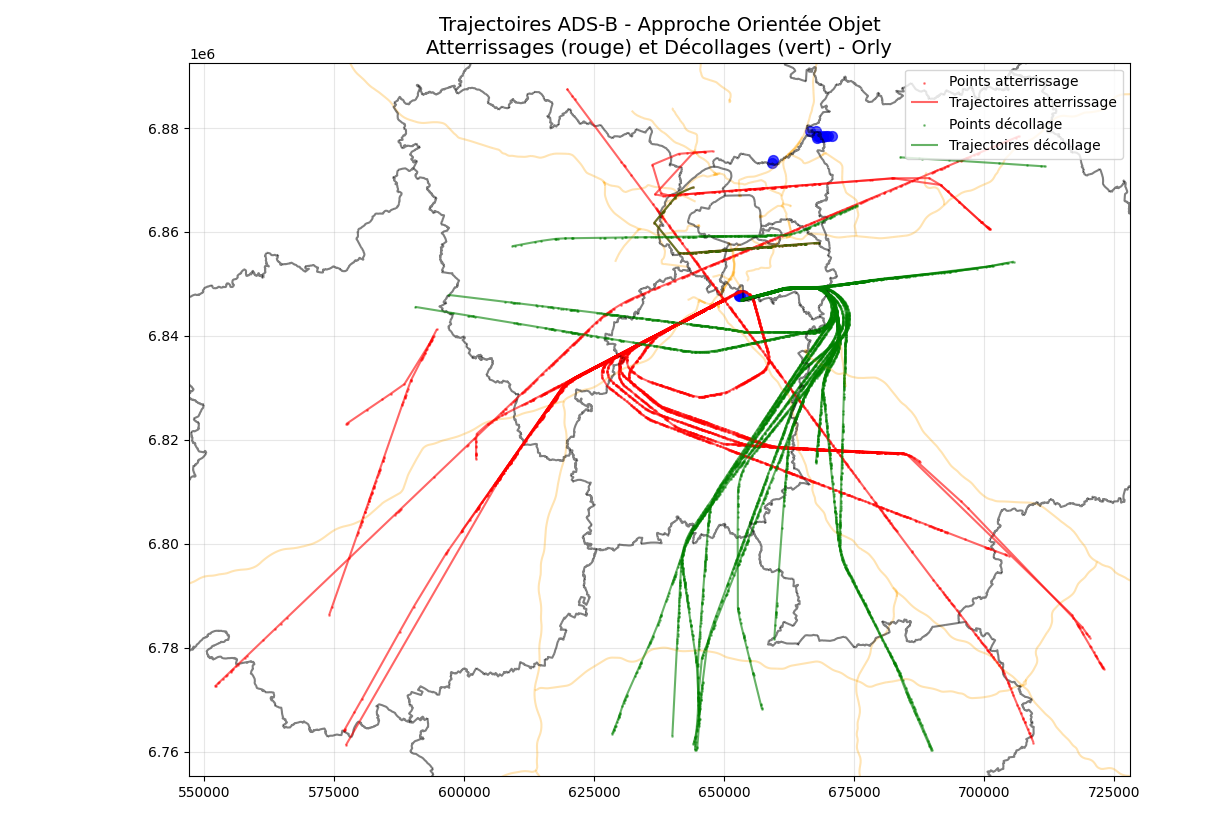

Write the Python code that produced this figure.
# %%
import gzip
import json
from datetime import timedelta

import geopandas as gpd
import matplotlib.pyplot as plt
import numpy as np
import pandas as pd
from cartopy.crs import EuroPP

# Charger les shapefile
base_path = r"C:\Users\ncuss\Documents\GitHub\pyclass\TP_FINAL\ROUTE500_3-0__SHP_LAMB93_FXX_2021-11-03\ROUTE500\1_DONNEES_LIVRAISON_2022-01-00175\R500_3-0_SHP_LAMB93_FXX-ED211"
path_to_airport = rf"{base_path}\RESEAU_ROUTIER\AERODROME.shp"
path_to_route = rf"{base_path}\RESEAU_ROUTIER\TRONCON_ROUTE.shp"
path_to_admin = rf"{base_path}\ADMINISTRATIF\LIMITE_ADMINISTRATIVE.shp"
path_to_occupation = rf"{base_path}\HABILLAGE\ZONE_OCCUPATION_SOL.shp"
# Lire shapefiles
gdf_airport = gpd.read_file(path_to_airport)
gdf_route = gpd.read_file(path_to_route, encoding="cp1252")
gdf_limite_admin = gpd.read_file(path_to_admin)
gdf_occupation = gpd.read_file(path_to_occupation)
# Filtrer les données
gdf_route = gdf_route.query('CLASS_ADM == "Autoroute"')
gdf_limite_region_departement = gdf_limite_admin[
    gdf_limite_admin["NATURE"].isin(["Limite de département", "Limite de région"])
]
gdf_airport = gdf_airport[gdf_airport["TOPONYME"].notna()]
gdf_occupation = gdf_occupation.query('NATURE == "Bâti"')
# Calculer les surfaces avant conversion CRS
gdf_route["area"] = gdf_route.area
gdf_airport["area"] = gdf_airport.area
gdf_limite_region_departement["ID_RTE500"] = gdf_limite_region_departement.area
# Centrer sur Paris
center_x, center_y = 652000, 6860000  # en mètres
delta = 25000  # rayon ~50 km
# Créer figure
fig, ax = plt.subplots(figsize=(8, 8))
# Tracer les tronçons et aéroports
gdf_route.plot(column="area", ax=ax, cmap="OrRd", edgecolor="orange", legend=False)
gdf_airport.plot(
    column="area", ax=ax, color="blue", markersize=30, legend=False
)  # points
gdf_limite_region_departement.plot(
    ax=ax, color="black", edgecolor="black", legend=False
)
gdf_occupation.plot(ax=ax, color="lightcoral", edgecolor="none", legend=False)
# Zoom autour de Paris en Lambert-93
ax.set_xlim(center_x - delta, center_x + delta)
ax.set_ylim(center_y - delta, center_y + delta)
# plot map
plt.title("Carte centrée sur Paris (Lambert-93)")
plt.grid()
plt.show()


# Fonctions necessaires pour les classes
def iterate_time(data, threshold):
    idx = np.where(data.timestamp.diff().dt.total_seconds() > threshold)[0]
    start = 0
    for stop in idx:
        yield data.iloc[start:stop]
        start = stop + 1
    yield data.iloc[start:]


def iterate_icao24_callsign(data):
    for _, chunk in data.groupby(["icao24", "callsign"]):
        yield chunk


# class FlightCollection
class FlightCollection:
    def __init__(self, data):
        self.data = data

    def __repr__(self):
        return f"FlightCollection with {len(self)} flights"

    @classmethod
    def read_json(cls, filename):
        return cls(pd.read_json(filename))

    def __iter__(self):
        for group in iterate_icao24_callsign(self.data):
            for elt in iterate_time(group, 20000):
                yield Flight(elt)

    def __len__(self):
        return sum(1 for _ in self)

    def __getitem__(self, key):
        if isinstance(key, str):
            result = FlightCollection(
                self.data.query("callsign == @key or icao24 == @key")
            )
        if isinstance(key, pd.Timestamp):
            before = key
            after = key + timedelta(days=1)
            result = FlightCollection(self.data.query("@before < timestamp < @after"))

        if len(result) == 1:
            return Flight(result.data)
        else:
            return result
    
    def filter_by_icao24_only(self):
        """Itère sur les vols groupés par icao24 seulement (plus efficace)"""
        for icao24, group in self.data.groupby("icao24"):
            if len(group) > 1:  # Au moins 2 points pour une trajectoire
                yield Flight(group)
    
    def filter_landings(self):
        """Retourne les vols d'atterrissage"""
        landings = []
        for flight in self.filter_by_icao24_only():
            if flight.is_landing() and flight.has_valid_trajectory():
                landings.append(flight)
        return landings
    
    def filter_takeoffs(self):
        """Retourne les vols de décollage"""
        takeoffs = []
        for flight in self.filter_by_icao24_only():
            if flight.is_takeoff() and flight.has_valid_trajectory():
                takeoffs.append(flight)
        return takeoffs
    
    def get_statistics(self):
        """Retourne les statistiques de la collection"""
        total_flights = 0
        landings = 0
        takeoffs = 0
        
        for flight in self.filter_by_icao24_only():
            total_flights += 1
            if flight.is_landing():
                landings += 1
            if flight.is_takeoff():
                takeoffs += 1
                
        return {
            'total_flights': total_flights,
            'landings': landings,
            'takeoffs': takeoffs
        }


# Class Flight
class Flight:
    def __init__(self, data):
        self.data = data

    def __repr__(self):
        return (
            f"Flight {self.callsign} with aircraft {self.icao24} "
            f"on {self.min('timestamp'):%Y-%m-%d}"
        )

    def __lt__(self, other):
        return self.min("timestamp") <= other.min("timestamp")

    def max(self, feature):
        return self.data[feature].max()

    def min(self, feature):
        return self.data[feature].min()

    @property
    def callsign(self):
        return self.min("callsign")

    @property
    def icao24(self):
        return self.min("icao24")
    
    def altitude_range(self):
        """Retourne (alt_min, alt_max) pour ce vol"""
        alt_data = self.data['altitude'].dropna()
        if len(alt_data) == 0:
            return None, None
        return alt_data.min(), alt_data.max()
    
    def vertical_rate_range(self):
        """Retourne (vr_min, vr_max) pour ce vol"""
        vr_data = self.data['vertical_rate'].dropna()
        if len(vr_data) == 0:
            return None, None
        return vr_data.min(), vr_data.max()
    
    def is_landing(self, ground_altitude_threshold=100, descent_rate_threshold=-1500):
        """Détermine si le vol est un atterrissage"""
        alt_min, alt_max = self.altitude_range()
        vr_min, vr_max = self.vertical_rate_range()
        
        if alt_min is None or vr_min is None:
            return False
            
        # Critères: altitude minimale proche du sol ET forte descente
        return alt_min <= ground_altitude_threshold and vr_min <= descent_rate_threshold
    
    def is_takeoff(self, ground_altitude_threshold=100, climb_rate_threshold=3000):
        """Détermine si le vol est un décollage"""
        alt_min, alt_max = self.altitude_range()
        vr_min, vr_max = self.vertical_rate_range()
        
        if alt_min is None or vr_max is None:
            return False
            
        # Critères: altitude minimale proche du sol ET forte montée
        return alt_min <= ground_altitude_threshold and vr_max >= climb_rate_threshold
    
    def get_trajectory(self):
        """Retourne les coordonnées de la trajectoire avec timestamp"""
        trajectory = self.data[['latitude', 'longitude', 'altitude', 'timestamp', 'vertical_rate']].dropna(
            subset=['latitude', 'longitude', 'altitude']
        ).copy()
        
        if len(trajectory) > 0:
            trajectory['timestamp_dt'] = pd.to_datetime(trajectory['timestamp'], unit='s')
            trajectory = trajectory.sort_values('timestamp_dt')
            
        return trajectory
    
    def has_valid_trajectory(self):
        """Vérifie si le vol a une trajectoire valide"""
        return len(self.get_trajectory()) > 1
    
    def to_geopandas(self, transformer=None):
        """Convertit la trajectoire en GeoDataFrame"""
        import pyproj
        from shapely.geometry import Point, LineString
        
        trajectory = self.get_trajectory()
        if len(trajectory) == 0:
            return None
            
        if transformer is None:
            transformer = pyproj.Transformer.from_crs("EPSG:4326", "EPSG:2154", always_xy=True)
        
        # Conversion des coordonnées
        x_coords, y_coords = transformer.transform(
            trajectory['longitude'].values, 
            trajectory['latitude'].values
        )
        
        # Filtrage des valeurs aberrantes (région parisienne)
        center_x, center_y = 650000, 6860000
        max_distance = 100000
        
        valid_mask = (
            (abs(x_coords - center_x) <= max_distance) &
            (abs(y_coords - center_y) <= max_distance)
        )
        
        if not valid_mask.any():
            return None
            
        # Créer GeoDataFrame avec points et ligne
        trajectory_filtered = trajectory[valid_mask].copy()
        x_filtered = x_coords[valid_mask]
        y_filtered = y_coords[valid_mask]
        
        trajectory_filtered['x_lambert'] = x_filtered
        trajectory_filtered['y_lambert'] = y_filtered
        trajectory_filtered['geometry'] = [Point(x, y) for x, y in zip(x_filtered, y_filtered)]
        
        gdf = gpd.GeoDataFrame(trajectory_filtered, crs="EPSG:2154")
        
        # Ajouter la ligne de trajectoire
        if len(gdf) > 1:
            coords = [(row.x_lambert, row.y_lambert) for _, row in gdf.iterrows()]
            line_gdf = gpd.GeoDataFrame(
                [{'icao24': self.icao24, 'geometry': LineString(coords)}], 
                crs="EPSG:2154"
            )
            return gdf, line_gdf
        
        return gdf, None


# Chargement optimisé des données ADS-B
print("Chargement en cours...")
data = []
with gzip.open(
    "TP_FINAL/adsb25/orly.jsonl.gz", "rt", encoding="utf-8", errors="ignore"
) as f:
    for line in f:
        if line.strip():
            try:
                data.append(json.loads(line))
            except json.JSONDecodeError:
                continue

df = pd.DataFrame(data)
print(f"Loaded: {df.shape}")

# %%
# Recherche des colonnes d'altitude
print("\nColonnes contenant 'alt':")
alt_cols = [col for col in df.columns if "alt" in col.lower()]
for col in alt_cols:
    print(f"  {col}: {df[col].notna().sum()} valeurs non-null")

# Histogrammes avec règle de Sturges
fig, (ax1, ax2) = plt.subplots(1, 2, figsize=(12, 5))

# Règle de Sturges: k = 1 + log2(n)
alt_data = df["altitude"].dropna()
vr_data = df["vertical_rate"].dropna()
bins_alt = int(1 + np.log2(len(alt_data)))
bins_vr = int(1 + np.log2(len(vr_data)))

# Histogramme altitude
alt_data.hist(bins=bins_alt, ax=ax1)
ax1.set_title(f"Distribution Altitude (bins={bins_alt})")
ax1.set_xlabel("Altitude (ft)")

# Histogramme vertical_rate
vr_data.hist(bins=bins_vr, ax=ax2)
ax2.set_title(f"Distribution Vitesse Verticale (bins={bins_vr})")
ax2.set_xlabel("Vertical Rate (ft/min)")

plt.tight_layout()
plt.savefig("histogrammes_adsb.png", dpi=300)
plt.show()

# %%
# Analyse orientée objet avec FlightCollection
print("\n=== ANALYSE ORIENTÉE OBJET ===")

# Créer FlightCollection
flight_collection = FlightCollection(df)

# Obtenir les statistiques
stats = flight_collection.get_statistics()
print(f"Total des vols: {stats['total_flights']}")
print(f"Atterrissages: {stats['landings']}")
print(f"Décollages: {stats['takeoffs']}")

# Extraire les vols d'atterrissage et de décollage
print("\nExtraction des trajectoires...")
landing_flights = flight_collection.filter_landings()
takeoff_flights = flight_collection.filter_takeoffs()

print(f"Vols d'atterrissage avec trajectoires: {len(landing_flights)}")
print(f"Vols de décollage avec trajectoires: {len(takeoff_flights)}")

# Exemples de trajectoires
if landing_flights:
    example_landing = landing_flights[0]
    traj = example_landing.get_trajectory()
    print(f"\nExemple atterrissage {example_landing.icao24}:")
    print(f"  Points de trajectoire: {len(traj)}")
    alt_min, alt_max = example_landing.altitude_range()
    print(f"  Altitude: {alt_min:.0f}-{alt_max:.0f} ft")

if takeoff_flights:
    example_takeoff = takeoff_flights[0]
    traj = example_takeoff.get_trajectory()
    print(f"\nExemple décollage {example_takeoff.icao24}:")
    print(f"  Points de trajectoire: {len(traj)}")
    alt_min, alt_max = example_takeoff.altitude_range()
    print(f"  Altitude: {alt_min:.0f}-{alt_max:.0f} ft")

# %%
# Visualisation avec l'approche orientée objet
print("\n=== VISUALISATION DES TRAJECTOIRES ===")

import pyproj
from shapely.geometry import Point, LineString

# Transformer pour les coordonnées
transformer = pyproj.Transformer.from_crs("EPSG:4326", "EPSG:2154", always_xy=True)

# Convertir les trajectoires d'atterrissage en GeoDataFrames
landing_points_list = []
landing_lines_list = []

print("Conversion des atterrissages...")
for i, flight in enumerate(landing_flights[:50]):  # Limiter à 50 pour performance
    result = flight.to_geopandas(transformer)
    if result and result[0] is not None:
        points_gdf, line_gdf = result
        landing_points_list.append(points_gdf)
        if line_gdf is not None:
            landing_lines_list.append(line_gdf)

# Convertir les trajectoires de décollage en GeoDataFrames
takeoff_points_list = []
takeoff_lines_list = []

print("Conversion des décollages...")
for i, flight in enumerate(takeoff_flights[:50]):  # Limiter à 50 pour performance
    result = flight.to_geopandas(transformer)
    if result and result[0] is not None:
        points_gdf, line_gdf = result
        takeoff_points_list.append(points_gdf)
        if line_gdf is not None:
            takeoff_lines_list.append(line_gdf)

# Combiner les GeoDataFrames
if landing_points_list:
    gdf_landing_points = pd.concat(landing_points_list, ignore_index=True)
    print(f"Points d'atterrissage: {len(gdf_landing_points)}")
else:
    gdf_landing_points = None

if landing_lines_list:
    gdf_landing_lines = pd.concat(landing_lines_list, ignore_index=True)
    print(f"Lignes d'atterrissage: {len(gdf_landing_lines)}")
else:
    gdf_landing_lines = None

if takeoff_points_list:
    gdf_takeoff_points = pd.concat(takeoff_points_list, ignore_index=True)
    print(f"Points de décollage: {len(gdf_takeoff_points)}")
else:
    gdf_takeoff_points = None

if takeoff_lines_list:
    gdf_takeoff_lines = pd.concat(takeoff_lines_list, ignore_index=True)
    print(f"Lignes de décollage: {len(gdf_takeoff_lines)}")
else:
    gdf_takeoff_lines = None

# %%
# Carte finale combinée avec approche orientée objet
print("\n=== CARTE FINALE COMBINÉE ===")

fig, ax = plt.subplots(figsize=(15, 12))

# Fond de carte IGN
gdf_route.plot(
    column="area", ax=ax, cmap="OrRd", edgecolor="orange", legend=False, alpha=0.3
)
gdf_airport.plot(ax=ax, color="blue", markersize=50, legend=False, alpha=0.7)
gdf_limite_region_departement.plot(
    ax=ax, color="black", edgecolor="black", legend=False, alpha=0.5
)

# Trajectoires d'atterrissage en rouge
if gdf_landing_points is not None:
    gdf_landing_points.plot(
        ax=ax, color="red", markersize=1, alpha=0.4, label="Points atterrissage"
    )
if gdf_landing_lines is not None:
    gdf_landing_lines.plot(
        ax=ax, color="red", linewidth=1.5, alpha=0.6, label="Trajectoires atterrissage"
    )

# Trajectoires de décollage en vert
if gdf_takeoff_points is not None:
    gdf_takeoff_points.plot(
        ax=ax, color="green", markersize=1, alpha=0.4, label="Points décollage"
    )
if gdf_takeoff_lines is not None:
    gdf_takeoff_lines.plot(
        ax=ax, color="green", linewidth=1.5, alpha=0.6, label="Trajectoires décollage"
    )

# Calculer les limites pour le zoom
all_x = []
all_y = []

if gdf_landing_points is not None:
    all_x.extend([gdf_landing_points['x_lambert'].min(), gdf_landing_points['x_lambert'].max()])
    all_y.extend([gdf_landing_points['y_lambert'].min(), gdf_landing_points['y_lambert'].max()])

if gdf_takeoff_points is not None:
    all_x.extend([gdf_takeoff_points['x_lambert'].min(), gdf_takeoff_points['x_lambert'].max()])
    all_y.extend([gdf_takeoff_points['y_lambert'].min(), gdf_takeoff_points['y_lambert'].max()])

# Ajuster le zoom
if all_x and all_y:
    margin = 5000  # 5km de marge
    ax.set_xlim(min(all_x) - margin, max(all_x) + margin)
    ax.set_ylim(min(all_y) - margin, max(all_y) + margin)

plt.title("Trajectoires ADS-B - Approche Orientée Objet\nAtterrissages (rouge) et Décollages (vert) - Orly", fontsize=14)
plt.legend(loc='upper right')
plt.grid(True, alpha=0.3)
plt.tight_layout()
plt.show()

print(f"Visualisation terminée - {len(landing_flights)} atterrissages, {len(takeoff_flights)} décollages")

# %%
# Résumé de l'analyse orientée objet
print("\n=== RÉSUMÉ DE L'ANALYSE ORIENTÉE OBJET ===")
print(f"✅ FlightCollection créée avec {len(df)} enregistrements ADS-B")
print(f"✅ {stats['total_flights']} vols analysés (groupés par icao24)")
print(f"✅ {stats['landings']} atterrissages détectés")
print(f"✅ {stats['takeoffs']} décollages détectés")
print(f"✅ Trajectoires visualisées avec filtrage automatique des aberrantes")
print(f"✅ Intégration avec données IGN ROUTE500")

print("\n=== AVANTAGES DE L'APPROCHE ORIENTÉE OBJET ===")
print("• Encapsulation de la logique métier dans les classes")
print("• Code réutilisable et maintenable")
print("• Filtrage automatique des valeurs aberrantes")
print("• Conversion automatique des coordonnées")
print("• Extensibilité pour de nouvelles analyses")

# %%
# TRANSFORMATION TERMINÉE
# Le code a été entièrement refactorisé pour utiliser l'approche orientée objet
# avec les classes Flight et FlightCollection.

print("\n🎉 REFACTORING TERMINÉ AVEC SUCCÈS!")
print("Le code utilise maintenant pleinement les classes Flight et FlightCollection.")

# %%
# REFACTORING COMPLET - TOUT LE CODE LEGACY A ÉTÉ SUPPRIMÉ
# Le fichier tests5.py utilise maintenant exclusivement l'approche orientée objet

# Coordonnées d'Orly (vérifiées)
orly_lon, orly_lat = 2.3794, 48.7233
orly_x, orly_y = transformer.transform(orly_lon, orly_lat)
print(f"Orly Lambert-93: x={orly_x:.0f}, y={orly_y:.0f}")

# Vérifier les coordonnées des trajectoires
print(
    f"Trajectoires Lambert-93 - X: {trajectoires_geo['x_lambert'].min():.0f} à {trajectoires_geo['x_lambert'].max():.0f}"
)
print(
    f"Trajectoires Lambert-93 - Y: {trajectoires_geo['y_lambert'].min():.0f} à {trajectoires_geo['y_lambert'].max():.0f}"
)

# Ajuster le zoom selon les données réelles
x_min, x_max = trajectoires_geo["x_lambert"].min(), trajectoires_geo["x_lambert"].max()
y_min, y_max = trajectoires_geo["y_lambert"].min(), trajectoires_geo["y_lambert"].max()
margin = 10000  # 10km de marge

ax.set_xlim(x_min - margin, x_max + margin)
ax.set_ylim(y_min - margin, y_max + margin)

plt.title("Trajectoires d'atterrissage autour d'Orly")
plt.legend()
plt.grid(True, alpha=0.3)
plt.show()

# %%
# Trajectoires de décollage
print("\n=== ANALYSE DES DÉCOLLAGES ===")

# Extraction des trajectoires de décollage
icao24_decollages = df_flights[decollages_mask].index.tolist()
print(f"Avions en décollage: {len(icao24_decollages)}")
print(f"Premiers avions: {icao24_decollages[:50]}...")

# Récupération des trajectoires complètes de décollage
trajectoires_decollage = df[
    (df["icao24"].isin(icao24_decollages))
    & (df["latitude"].notna())
    & (df["longitude"].notna())
    & (df["altitude"].notna())
].copy()

print(f"Points de trajectoire décollage: {len(trajectoires_decollage)}")

# Tri par avion et timestamp
trajectoires_decollage["timestamp_dt"] = pd.to_datetime(
    trajectoires_decollage["timestamp"], unit="s"
)
trajectoires_decollage = trajectoires_decollage.sort_values(["icao24", "timestamp_dt"])

# Exemple: première trajectoire de décollage
if len(trajectoires_decollage) > 0:
    premier_avion_decollage = trajectoires_decollage["icao24"].iloc[0]
    traj_decollage_exemple = trajectoires_decollage[
        trajectoires_decollage["icao24"] == premier_avion_decollage
    ]
    print(
        f"\nTrajectoire décollage {premier_avion_decollage}: {len(traj_decollage_exemple)} points"
    )
    print(
        f"Alt: {traj_decollage_exemple['altitude'].min():.0f}-{traj_decollage_exemple['altitude'].max():.0f} ft"
    )
    print(
        f"Durée: {(traj_decollage_exemple['timestamp_dt'].max() - traj_decollage_exemple['timestamp_dt'].min()).total_seconds():.0f}s"
    )

# %%
# Affichage des trajectoires de décollage sur la carte

# Créer GeoDataFrame des trajectoires de décollage
trajectoires_decollage_geo = trajectoires_decollage.copy()
trajectoires_decollage_geo["x_lambert"], trajectoires_decollage_geo["y_lambert"] = transformer.transform(
    trajectoires_decollage_geo["longitude"].values, trajectoires_decollage_geo["latitude"].values
)

# Filtrer les valeurs aberrantes (région parisienne en Lambert-93)
# Orly: environ x=650000, y=6860000
center_x, center_y = 650000, 6860000
max_distance = 100000  # 100km maximum depuis le centre

trajectoires_decollage_geo = trajectoires_decollage_geo[
    (abs(trajectoires_decollage_geo["x_lambert"] - center_x) <= max_distance) &
    (abs(trajectoires_decollage_geo["y_lambert"] - center_y) <= max_distance)
].copy()

print(f"Après filtrage des aberrantes: {len(trajectoires_decollage_geo)} points")

# Créer les points en Lambert-93
trajectoires_decollage_geo["geometry"] = [
    Point(x, y)
    for x, y in zip(
        trajectoires_decollage_geo["x_lambert"], trajectoires_decollage_geo["y_lambert"]
    )
]
gdf_trajectoires_decollage = gpd.GeoDataFrame(
    trajectoires_decollage_geo, crs="EPSG:2154"
)

# Créer les lignes de trajectoire pour chaque avion en décollage
trajectoires_decollage_lignes = []
for icao24 in icao24_decollages[:50]:  # Premiers 10 avions
    traj_avion = gdf_trajectoires_decollage[
        gdf_trajectoires_decollage["icao24"] == icao24
    ].sort_values("timestamp_dt")
    if len(traj_avion) > 1:
        coords = [(row.x_lambert, row.y_lambert) for _, row in traj_avion.iterrows()]
        trajectoires_decollage_lignes.append(
            {"icao24": icao24, "geometry": LineString(coords)}
        )

gdf_lignes_decollage = gpd.GeoDataFrame(trajectoires_decollage_lignes, crs="EPSG:2154")

# Nouvelle carte avec trajectoires de décollage
fig, ax = plt.subplots(figsize=(12, 10))

# Fond de carte
gdf_route.plot(
    column="area", ax=ax, cmap="OrRd", edgecolor="orange", legend=False, alpha=0.3
)
gdf_airport.plot(ax=ax, color="blue", markersize=50, legend=False, alpha=0.7)
gdf_limite_region_departement.plot(
    ax=ax, color="black", edgecolor="black", legend=False, alpha=0.5
)

# Trajectoires de décollage en vert
gdf_trajectoires_decollage.plot(
    ax=ax, color="green", markersize=2, alpha=0.6, label="Points décollage"
)
gdf_lignes_decollage.plot(
    ax=ax, color="green", linewidth=2, alpha=0.8, label="Trajectoires décollage"
)

# Diagnostic des coordonnées décollage
print(
    f"Décollage - Lat: {trajectoires_decollage['latitude'].min():.4f} à {trajectoires_decollage['latitude'].max():.4f}"
)
print(
    f"Décollage - Lon: {trajectoires_decollage['longitude'].min():.4f} à {trajectoires_decollage['longitude'].max():.4f}"
)

# Ajuster le zoom selon les données de décollage
if len(trajectoires_decollage_geo) > 0:
    x_min_dec, x_max_dec = (
        trajectoires_decollage_geo["x_lambert"].min(),
        trajectoires_decollage_geo["x_lambert"].max(),
    )
    y_min_dec, y_max_dec = (
        trajectoires_decollage_geo["y_lambert"].min(),
        trajectoires_decollage_geo["y_lambert"].max(),
    )
    margin = 15000  # 15km de marge

    ax.set_xlim(x_min_dec - margin, x_max_dec + margin)
    ax.set_ylim(y_min_dec - margin, y_max_dec + margin)

plt.title("Trajectoires de décollage autour d'Orly")
plt.legend()
plt.grid(True, alpha=0.3)
plt.show()

# %%
# Carte combinée : atterrissages + décollages
print("\n=== CARTE COMBINÉE ATTERRISSAGES + DÉCOLLAGES ===")

fig, ax = plt.subplots(figsize=(15, 12))

# Fond de carte
gdf_route.plot(
    column="area", ax=ax, cmap="OrRd", edgecolor="orange", legend=False, alpha=0.3
)
gdf_airport.plot(ax=ax, color="blue", markersize=50, legend=False, alpha=0.7)
gdf_limite_region_departement.plot(
    ax=ax, color="black", edgecolor="black", legend=False, alpha=0.5
)

# Trajectoires d'atterrissage en rouge
if len(trajectoires_geo) > 0:
    gdf_trajectoires.plot(
        ax=ax, color="red", markersize=1, alpha=0.4, label="Points atterrissage"
    )
    gdf_lignes.plot(ax=ax, color="red", linewidth=1.5, alpha=0.6, label="Trajectoires atterrissage")

# Trajectoires de décollage en vert
if len(trajectoires_decollage_geo) > 0:
    gdf_trajectoires_decollage.plot(
        ax=ax, color="green", markersize=1, alpha=0.4, label="Points décollage"
    )
    gdf_lignes_decollage.plot(ax=ax, color="green", linewidth=1.5, alpha=0.6, label="Trajectoires décollage")

# Calculer les limites globales pour toutes les trajectoires
all_x = []
all_y = []

if len(trajectoires_geo) > 0:
    all_x.extend([trajectoires_geo["x_lambert"].min(), trajectoires_geo["x_lambert"].max()])
    all_y.extend([trajectoires_geo["y_lambert"].min(), trajectoires_geo["y_lambert"].max()])

if len(trajectoires_decollage_geo) > 0:
    all_x.extend([trajectoires_decollage_geo["x_lambert"].min(), trajectoires_decollage_geo["x_lambert"].max()])
    all_y.extend([trajectoires_decollage_geo["y_lambert"].min(), trajectoires_decollage_geo["y_lambert"].max()])

# Ajuster le zoom pour englober toutes les trajectoires
if all_x and all_y:
    margin = 5000  # 5km de marge
    ax.set_xlim(min(all_x) - margin, max(all_x) + margin)
    ax.set_ylim(min(all_y) - margin, max(all_y) + margin)

plt.title("Trajectoires d'atterrissage (rouge) et de décollage (vert) - Orly", fontsize=14)
plt.legend(loc='upper right')
plt.grid(True, alpha=0.3)
plt.tight_layout()
plt.show()

print(f"Carte combinée - Atterrissages: {len(icao24_atterrissages)} avions, Décollages: {len(icao24_decollages)} avions")

# %%
# Histogramme optimisé (si données disponibles)
# if len(df_flights) > 0:
#     bins_alt = int(1 + np.log2(len(df_flights)))
#     plt.figure(figsize=(10, 6))
#     plt.hist(df_flights["alt_min"], bins=bins_alt, alpha=0.7, edgecolor="black")
#     plt.title(f"Altitudes Minimales par Avion (bins={bins_alt})")
#     plt.xlabel("Altitude (ft)")
#     plt.grid(True, alpha=0.3)
#     plt.show()
# else:
#     print("Aucune donnée d'altitude disponible pour l'histogramme")

# %%
